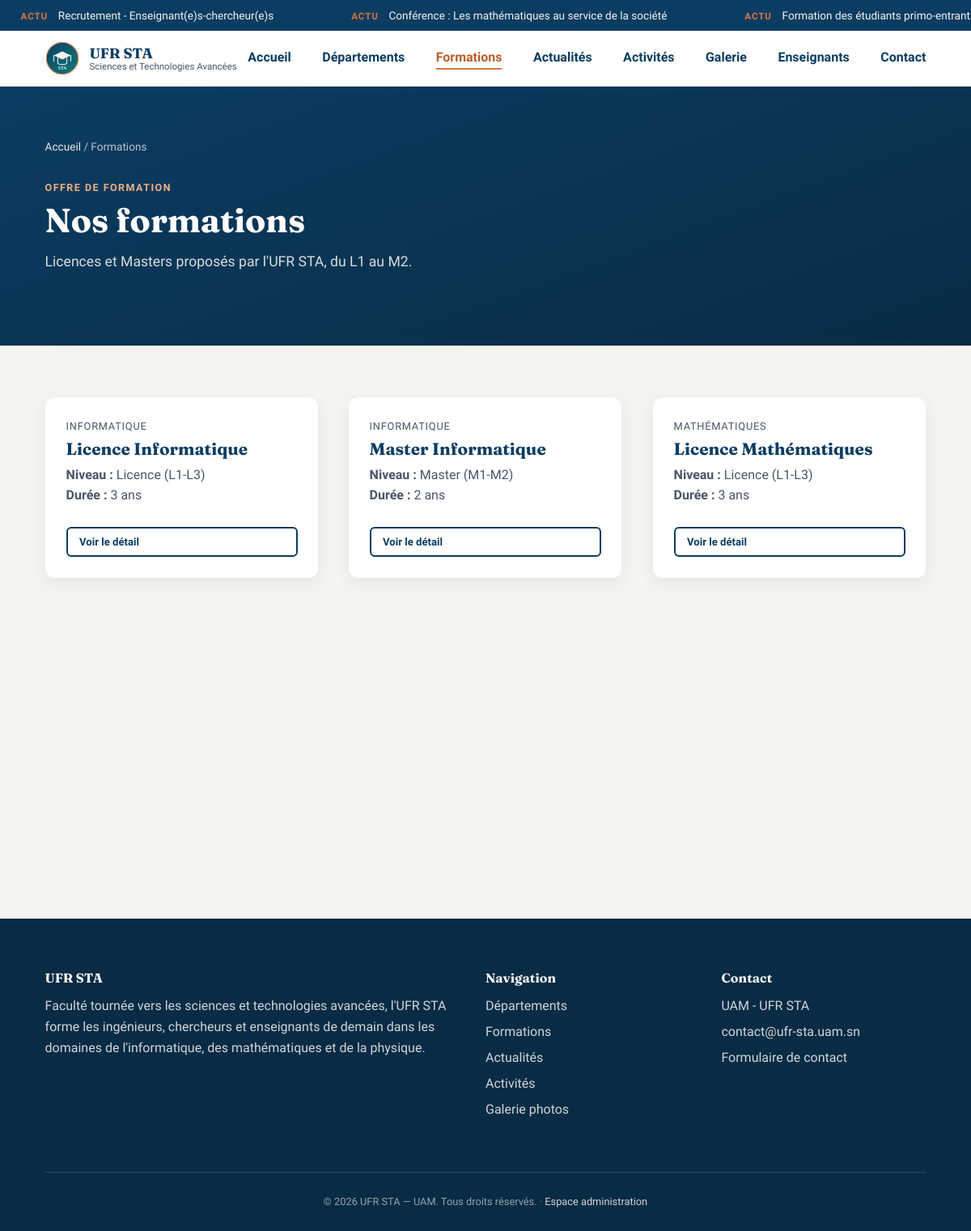
Page /formations on the committed database.
### tables this page shows
CREATE TABLE actualites (
    id                INTEGER PRIMARY KEY AUTOINCREMENT,
    titre             TEXT NOT NULL,
    date_publication  TEXT NOT NULL,
    description       TEXT,
    photo             TEXT,
    categorie         TEXT DEFAULT 'actualite'
);

CREATE TABLE formations (
    id                    INTEGER PRIMARY KEY AUTOINCREMENT,
    departement_id        INTEGER NOT NULL,
    nom                   TEXT NOT NULL,
    niveau                TEXT,
    duree                 TEXT,
    conditions_admission  TEXT,
    debouches             TEXT,
    FOREIGN KEY (departement_id) REFERENCES departements (id) ON DELETE CASCADE
);

CREATE TABLE departements (
    id           INTEGER PRIMARY KEY AUTOINCREMENT,
    nom          TEXT NOT NULL,
    description  TEXT,
    responsable  TEXT,
    contact      TEXT
);

### backend/app.py (the view)
@app.route("/formations")
def formations():
    formations_list = query_db(
        """SELECT formations.*, departements.nom AS departement_nom
           FROM formations
           JOIN departements ON formations.departement_id = departements.id
           ORDER BY departements.nom, formations.nom"""
    )
    return render_template("formations.html", formations=formations_list)

### backend/app.py (called while the page is built)
def get_db():
    if "db" not in g:
        g.db = sqlite3.connect(app.config["DATABASE"])
        g.db.row_factory = sqlite3.Row
        g.db.execute("PRAGMA foreign_keys = ON")
    return g.db

def query_db(query, args=(), one=False):
    cur = get_db().execute(query, args)
    rows = cur.fetchall()
    cur.close()
    return (rows[0] if rows else None) if one else rows

@app.context_processor
def inject_globals():
    ticker_items = query_db(
        "SELECT id, titre FROM actualites ORDER BY date_publication DESC LIMIT 6"
    )
    return {
        "current_year": datetime.now().year,
        "nom_ufr": "UFR Sciences et Technologies Avancées (STA)",
        "ticker_items": ticker_items,
    }

### templates/formations.html (shortened to what this page needs)
{% extends "base.html" %}
{% block content %}
<section class="hero hero--page">
  <div class="container">
    <div class="breadcrumb"><a href="{{ url_for('index') }}">Accueil</a> / Formations</div>
    <span class="eyebrow eyebrow--accent">Offre de formation</span>
    <h1>Nos formations</h1>
    <p>Licences et Masters proposés par l'UFR STA, du L1 au M2.</p>
  </div>
</section>
<section class="section">
  <div class="container">
    {% if formations %}
    <div class="grid grid--3">
      {% for f in formations %}
      <div class="card"><div class="card__body">
        <span class="card__meta">{{ f['departement_nom'] }}</span>
        <h3>{{ f['nom'] }}</h3>
        <p><strong>Niveau :</strong> {{ f['niveau'] }}<br>
           <strong>Durée :</strong> {{ f['duree'] }}</p>
        <a class="btn btn--ghost btn--small" href="{{ url_for('formation_detail', formation_id=f['id']) }}">Voir le détail</a>
      </div></div>
      {% endfor %}
    </div>
    {% else %}
    <p class="empty-state">Aucune formation publiée pour le moment.</p>
    {% endif %}
  </div>
</section>
{% endblock %}

### templates/base.html (shortened to what this page needs)
<!DOCTYPE html>
<html lang="fr">
<head>
  <link rel="stylesheet" href="{{ url_for('static', filename='css/style.css') }}">
</head>
<body>
  <header class="site-header">
    {% if ticker_items %}
    <div class="news-ticker" aria-label="Dernières actualités">
      <div class="news-ticker__track">
        {% for item in ticker_items + ticker_items %}
          <span><span class="news-ticker__label">Actu</span><a href="{{ url_for('actualite_detail', actu_id=item['id']) }}">{{ item['titre'] }}</a></span>
        {% endfor %}
      </div>
    </div>
    {% endif %}
    <nav class="navbar" aria-label="Navigation principale">
      <a class="brand" href="{{ url_for('index') }}">
        <img src="{{ url_for('static', filename='images/logo.svg') }}" alt="">
        <span class="brand-text">
          <strong>UFR STA</strong>
          <span>Sciences et Technologies Avancées</span>
        </span>
      </a>
      <div class="main-nav">
        <a href="{{ url_for('index') }}" {% if request.endpoint=='index' %}class="active"{% endif %}>Accueil</a>
        <a href="{{ url_for('departements') }}" {% if request.endpoint and request.endpoint.startswith('departement') %}class="active"{% endif %}>Départements</a>
        <a href="{{ url_for('formations') }}" {% if request.endpoint and request.endpoint.startswith('formation') %}class="active"{% endif %}>Formations</a>
        <a href="{{ url_for('actualites') }}" {% if request.endpoint and request.endpoint.startswith('actualite') %}class="active"{% endif %}>Actualités</a>
        <a href="{{ url_for('activites') }}" {% if request.endpoint and request.endpoint.startswith('activite') %}class="active"{% endif %}>Activités</a>
        <a href="{{ url_for('galerie') }}" {% if request.endpoint and (request.endpoint.startswith('galerie') or request.endpoint.startswith('album')) %}class="active"{% endif %}>Galerie</a>
        <a href="{{ url_for('enseignants') }}" {% if request.endpoint=='enseignants' %}class="active"{% endif %}>Enseignants</a>
        <a href="{{ url_for('contact') }}" {% if request.endpoint=='contact' %}class="active"{% endif %}>Contact</a>
      </div>
    </nav>
  </header>
  <main id="contenu-principal">
    {% block content %}{% endblock %}
  </main>
  <footer class="site-footer">
    <div class="container">
      <div class="footer-grid">
        <div>
          <h4>UFR STA</h4>
          <p>Faculté tournée vers les sciences et technologies avancées,
            l'UFR STA forme les ingénieurs, chercheurs et enseignants
            de demain dans les domaines de l'informatique, des
            mathématiques et de la physique.</p>
        </div>
        <div>
          <h4>Navigation</h4>
          <ul>
            <li><a href="{{ url_for('departements') }}">Départements</a></li>
            <li><a href="{{ url_for('formations') }}">Formations</a></li>
            <li><a href="{{ url_for('actualites') }}">Actualités</a></li>
            <li><a href="{{ url_for('activites') }}">Activités</a></li>
            <li><a href="{{ url_for('galerie') }}">Galerie photos</a></li>
          </ul>
        </div>
        <div>
          <h4>Contact</h4>
          <ul>
            <li>UAM - UFR STA</li>
            <li><a href="mailto:contact@ufr-sta.uam.sn">contact@ufr-sta.uam.sn</a></li>
            <li><a href="{{ url_for('contact') }}">Formulaire de contact</a></li>
          </ul>
        </div>
      </div>
      <div class="footer-bottom">
        &copy; {{ current_year }} UFR STA — UAM. Tous droits réservés. ·
        <a href="{{ url_for('admin_login') }}">Espace administration</a>
      </div>
    </div>
  </footer>
</body>
</html>

### rows in the picture
actualites: titre "Recrutement - Enseignant(e)s-chercheur(e)s"
actualites: titre "Conférence : Les mathématiques au service de la société"
actualites: titre "Formation des étudiants…"
formations: departement_nom "INFORMATIQUE", nom "Licence Informatique", niveau "Licence (L1-L3)", duree "3 ans"
formations: departement_nom "INFORMATIQUE", nom "Master Informatique", niveau "Master (M1-M2)", duree "2 ans"
formations: departement_nom "MATHÉMATIQUES", nom "Licence Mathématiques", niveau "Licence (L1-L3)", duree "3 ans"
